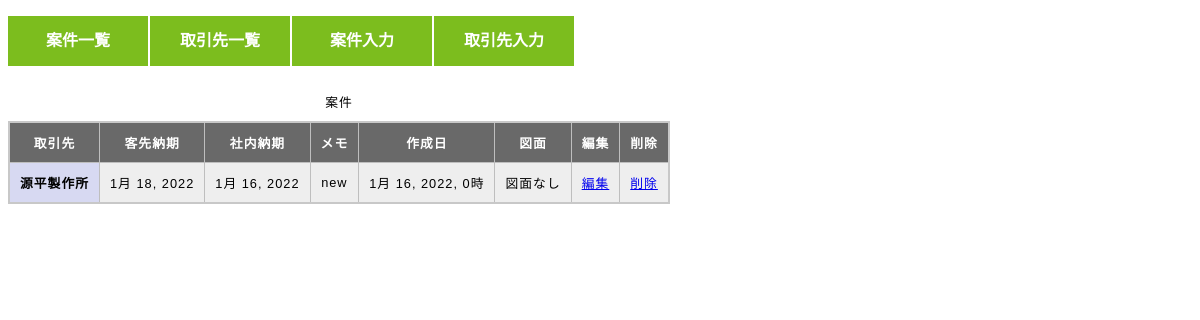
/30/detail/, run on the app's committed database.
### office/models.py (models this page shows, shortened)
class Post(models.Model):
    customer = models.ForeignKey(Customer, on_delete=models.DO_NOTHING, null=True, blank=True, verbose_name="顧客先")
    material = models.ForeignKey(Material, on_delete=models.DO_NOTHING, null=True, blank=True, verbose_name="材料")
    my_company_deadline = models.DateField(null=True, blank=True, default =datetime.date.today ,verbose_name="社内納期")
    customer_deadline = models.DateField(null=True, default = datetime.date.today, blank=True ,verbose_name="客先納期")
    memo = models.TextField(null=True, blank=True ,verbose_name="メモ")
    working_period = models.FloatField(null=True, blank=True ,verbose_name="実働期間")
    created_at = models.DateTimeField(null=True, blank=True, default = datetime.date.today)
    updated_at = models.DateTimeField(null=True, blank=True)
    quantity = models.IntegerField(null=True, blank=True ,verbose_name="図面の枚数", default=1)
    supply = models.BooleanField(default=False, blank=True ,verbose_name="支給されるならチェック")
    price = models.IntegerField(blank=True, null=True ,verbose_name="値段")
    excel_path = models.FilePathField(path=settings.EXCEL_DIR, null=True)
    image = models.ImageField(upload_to='images/',blank=True, null=True ,verbose_name="図面")

class Customer(models.Model):
    tel_number_regex = RegexValidator(regex=r'^[0-9]+$', message = ("Tel Number must be entered in the format: '09012345678'. Up to 15 digits allowed."))
    name = models.CharField(max_length=15)
    email = models.EmailField(max_length=31, blank=True, null=True)
    fax = models.CharField(validators=[tel_number_regex], max_length=15, blank=True, null=True)
    tel_number_1 = models.CharField(validators=[tel_number_regex], max_length=15, blank=True, null=True)
    tel_number_2 = models.CharField(validators=[tel_number_regex], max_length=15, blank=True, null=True)
    def __str__(self):
        return self.name

### office/views.py (the view)
# urls.py: path('<int:pk>/detail/', views.PostDetailView.as_view(), name='office-detail'),
class PostDetailView(DetailView):
    model = Post
    template_name = 'office/detail.html'

### office/templates/office/detail.html (shortened to what this page needs)
{% extends 'office/base.html' %}
{% load static %}
{% block content %}
<table>
    <caption>案件</caption>
    <tr>
        <th scope="col">取引先</th>
        <th scope="col">客先納期</th>
        <th scope="col">社内納期</th>
        <th scope="col">メモ</th>
        <th scope="col">作成日</th>
        <th scope="col">図面</th>
        <th scope="col">編集</th>
        <th scope="col">削除</th>
    </tr>
    <th scope="row">{{ post.customer }}</th>
    <td>{{ post.customer_deadline }}</td>
    <td>{{ post.my_company_deadline }}</td>
    <td>{{ post.memo }}</td>
    <td>{{ post.created_at }}</td>
    {% if post.image %}
        <td><img src="{{ post.image.url }}" width="350" height="200"/></td>
    {% else %}
        <td>図面なし</td>
    {% endif %}
    <td><a href="{% url 'office-update' post.id %}">編集</a></td>
    <td><a href="{% url 'office-delete' post.id %}">削除</a></td>
</table>
{% endblock %}

### static/css/base.css (style rules this page uses)
td, th { border: 1px solid rgb(190, 190, 190); padding: 10px; }
td { text-align: center; }
th[scope="col"] { background-color: #696969; color: #fff; }
th[scope="row"] { background-color: #d7d9f2; }
caption { padding: 10px; caption-side: top; }
table { border-collapse: collapse; border: 2px solid rgb(200, 200, 200); letter-spacing: 1px; font-family: sans-serif; font-size: .8rem; }

### data on the page
Post: customer "源平製作所", customer_deadline "1月 18, 2022", my_company_deadline "1月 16, 2022", memo "new", created_at "1月 16, 2022, 0時"
